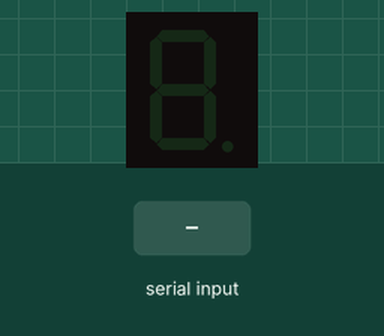
Recording of a sketch running on a simulated Arduino Uno, built with avr-gcc and run on an emulated ATmega328P. Shown: 1-digit seven-segment display. The inputs (shaded band) are chosen by the test bench.

Above: at 1.2 s.
1.3 s: "one" received over Serial
At 2.8 s:
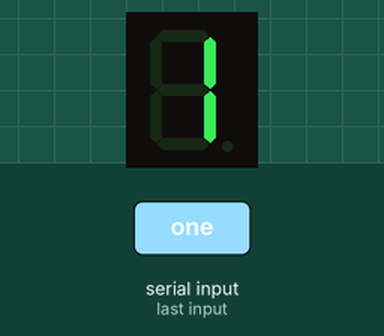
3.8 s: "two" received over Serial
At 5.9 s:
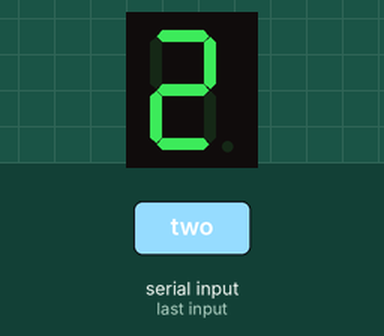
Timing chart, 0 to 7.4 s (numbered marks = the images above; inputs shaded):
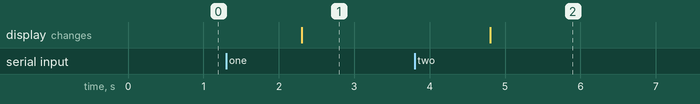

Measured:
- after the input at 1.3 s, the display: changes after 1.0 s (image 1)
- after the input at 3.8 s, the display: changes after 1.0 s (image 2)

The sketch:

TextrecognitionToVisualCues.ino
```cpp
#include "SevSeg.h"
SevSeg sevseg;

void setup(){
    Serial.begin(9600);
    byte numDigits = 1;
    byte digitPins[] = {};
    byte segmentPins[] = {6, 5, 2, 3, 4, 7, 8, 9};
    bool resistorsOnSegments = true;

    byte hardwareConfig = COMMON_CATHODE;
    sevseg.begin(hardwareConfig, numDigits, digitPins, segmentPins, resistorsOnSegments);
    sevseg.setBrightness(90);
}

void loop(){
  String msg = Serial.readString();
  if (msg == "one"){
    sevseg.setNumber(1);
    sevseg.refreshDisplay();
  }
  else if (msg == "two"){
    sevseg.setNumber(2);
    sevseg.refreshDisplay();
  }
  else if (msg == "two"){
    sevseg.setNumber(2);
    sevseg.refreshDisplay();
  }
  else if (msg == "three"){
    sevseg.setNumber(3);
    sevseg.refreshDisplay();
  }
  else if (msg == "four"){
    sevseg.setNumber(4);
    sevseg.refreshDisplay();
  }
  else if (msg == "five"){
    sevseg.setNumber(5);
    sevseg.refreshDisplay();
  }
  else if (msg == "six"){
    sevseg.setNumber(6);
    sevseg.refreshDisplay();
  }
  else if (msg == "seven"){
    sevseg.setNumber(7);
    sevseg.refreshDisplay();
  }
  else if (msg == "eight"){
    sevseg.setNumber(8);
    sevseg.refreshDisplay();
  }
  else if (msg == "nine"){
    sevseg.setNumber(9);
    sevseg.refreshDisplay();
  }


}
```
